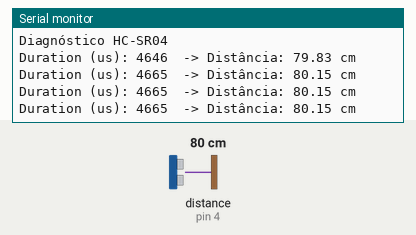
Simulated run of this sketch. Board: Arduino Uno, built with avr-gcc and run on an emulated ATmega328P. On the bench: the last lines printed to the serial monitor. Wiring (inferred from the names in the program): ultrasonic range finder: trigger pin 3; echo pin 4. Inputs (shaded band) come from the test bench; at power-on: distance to the obstacle (sensor on pin 4) 80 cm. The echo pulse lasts 58.3 µs per cm.

Above: at 3.2 s.
3.3 s: distance to the obstacle (sensor on pin 4) set to 35 cm
At 3.74 s:
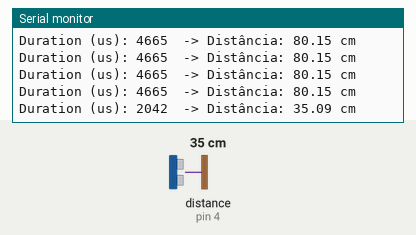
6.3 s: distance to the obstacle (sensor on pin 4) set to 2 cm
At 6.47 s:
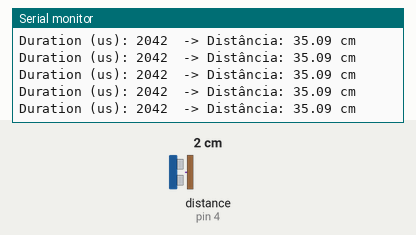
9.3 s: distance to the obstacle (sensor on pin 4) set to 4 cm
At 9.48 s:
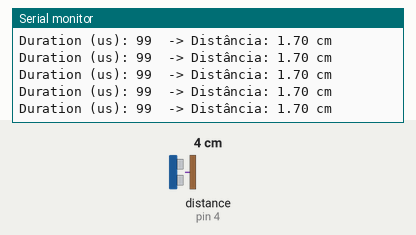
Timing chart, 0 to 12.3 s (numbered marks = the images above; inputs shaded):
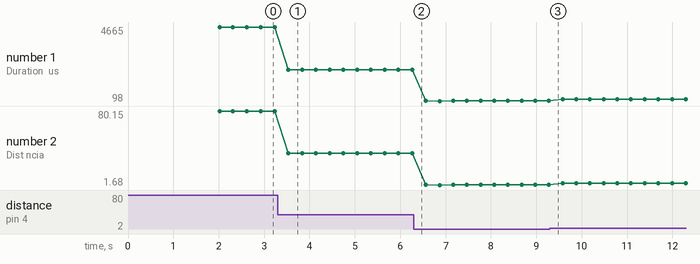

Measured:
- after the input at 3.3 s, the serial monitor: prints a new line after 0.23 s (image 1)
- plotted number 1: 4665 → 2042 after the input at 3.3 s, 2042 → 99 after the input at 6.3 s, 99 → 215 after the input at 9.3 s
- plotted number 2: 80.15 → 35.09 after the input at 3.3 s, 35.09 → 1.7 after the input at 6.3 s, 1.7 → 3.69 after the input at 9.3 s

The sketch:

teste_sensor.ino
```cpp
#define trigPin 3
#define echoPin 4

void setup() {
  Serial.begin(9600);
  pinMode(trigPin, OUTPUT);
  pinMode(echoPin, INPUT);
  delay(2000);
  Serial.println("Diagnóstico HC-SR04");
}

void loop() {
  digitalWrite(trigPin, LOW);
  delayMicroseconds(2);
  digitalWrite(trigPin, HIGH);
  delayMicroseconds(10);
  digitalWrite(trigPin, LOW);

  // Timeout em microssegundos: 30000us = 30ms -> distância máxima teórica ~ (30000/58.2) ≈ 515 cm
  unsigned long duration = pulseIn(echoPin, HIGH, 30000UL);

  if (duration == 0) {
    Serial.println("Timeout (sem eco) — objeto muito longe / sem reflexão / mau contato");
  } else {
    float distance_cm = duration / 58.2;
    Serial.print("Duration (us): ");
    Serial.print(duration);
    Serial.print("  -> Distância: ");
    Serial.print(distance_cm);
    Serial.println(" cm");
  }

  delay(300);
}
```
